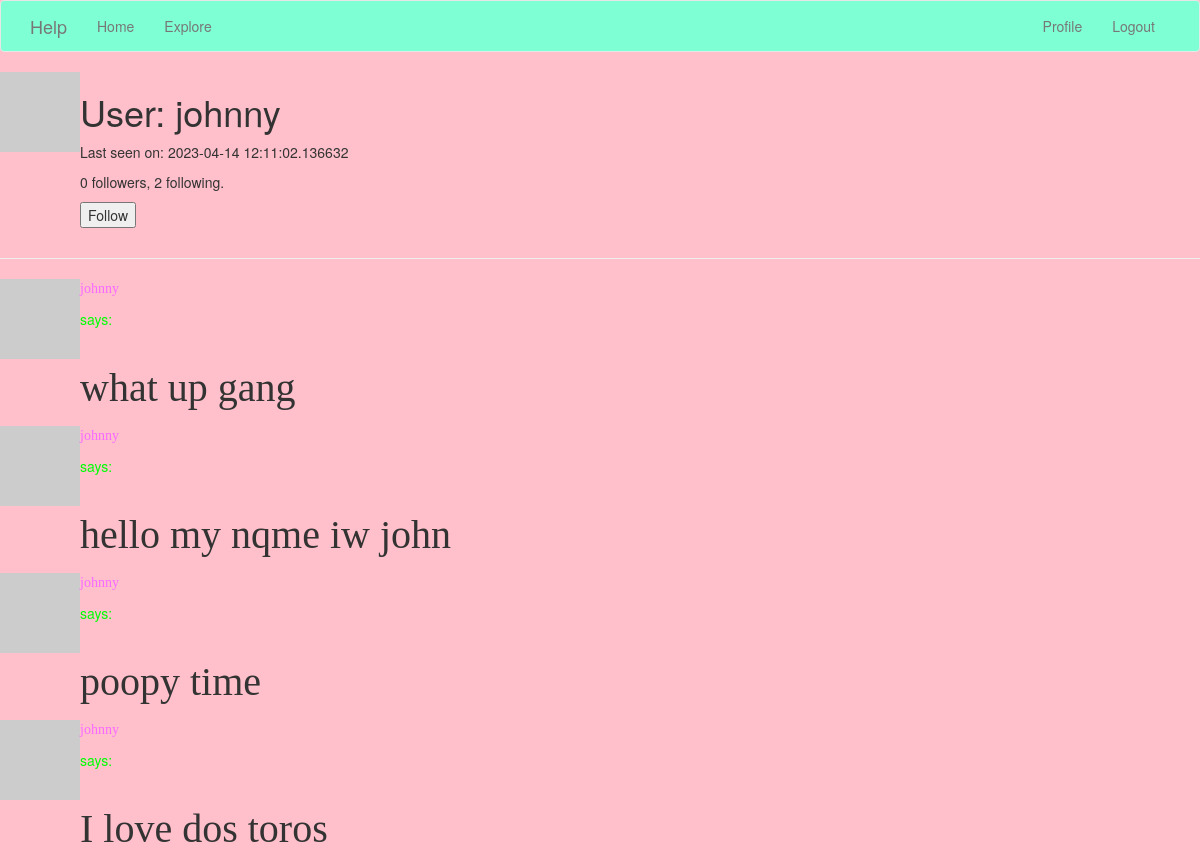
/user/johnny (signed in), run on the app's committed database.
### app/models.py (models this page shows, shortened)
class User(UserMixin, db.Model):
    id = db.Column(db.Integer, primary_key=True)
    username = db.Column(db.String(64), index=True, unique=True)
    email = db.Column(db.String(120), index=True, unique=True)
    password_hash = db.Column(db.String(128))
    posts = db.relationship('Post', backref='author', lazy='dynamic')
    about_me = db.Column(db.String(140))
    last_seen = db.Column(db.DateTime, default=datetime.utcnow)
    followed = db.relationship(
        'User', secondary=followers,
        primaryjoin=(followers.c.follower_id == id),
        secondaryjoin=(followers.c.followed_id == id),
        backref=db.backref('followers', lazy='dynamic'), lazy='dynamic')
    def avatar(self, size):
        digest = md5(self.email.lower().encode('utf-8')).hexdigest()
        return 'https://www.gravatar.com/avatar/{}?d=identicon&s={}'.format(
            digest, size)
    def is_following(self, user):
        return self.followed.filter(
            followers.c.followed_id == user.id).count() > 0

class Post(db.Model):
    id = db.Column(db.Integer, primary_key=True)
    body = db.Column(db.String(140))
    timestamp = db.Column(db.DateTime, index=True, default=datetime.utcnow)
    user_id = db.Column(db.Integer, db.ForeignKey('user.id'))

### app/routes.py (the view)
@app.route('/user/<username>')
@login_required
def user(username):
    user = User.query.filter_by(username=username).first_or_404()
    page = request.args.get('page', 1, type=int)
    posts = user.posts.order_by(Post.timestamp.desc()).paginate(
        page=page, per_page=app.config['POSTS_PER_PAGE'], error_out=False)
    next_url = url_for('user', username=user.username, page=posts.next_num) \
        if posts.has_next else None
    prev_url = url_for('user', username=user.username, page=posts.prev_num) \
        if posts.has_prev else None
    form = EmptyForm()
    return render_template('user.html', user=user, posts=posts.items,
                           next_url=next_url, prev_url=prev_url, form=form)

### app/forms.py
class EmptyForm(FlaskForm):
    submit = SubmitField('Submit')

### app/models.py (called while the page is built)
@login.user_loader
def load_user(id):
    return User.query.get(int(id))

### app/routes.py (called while the page is built)
@app.before_request
def before_request():
    if current_user.is_authenticated:
        current_user.last_seen = datetime.utcnow()
        db.session.commit()

### app/templates/user.html (shortened to what this page needs)
{% extends "base.html" %}
{% block content %}
    <table>
        <tr valign="top">
            <td><img src="{{ user.avatar(128) }}"></td>
            <td>
                <h1>User: {{ user.username }}</h1>
                {% if user.last_seen %}<p>Last seen on: {{ user.last_seen }}</p>{% endif %}
                <p>{{ user.followers.count() }} followers, {{ user.followed.count() }} following.</p>
                {% if user == current_user %}
                <p><a href="{{ url_for('edit_profile') }}">Edit your profile</a></p>
                {% elif not current_user.is_following(user) %}
                <p>
                    <form action="{{ url_for('follow', username=user.username) }}" method="post">
                        {{ form.submit(value='Follow') }}
                    </form>
                </p>
                {% endif %}
            </td>
        </tr>
    </table>
    <hr>
    {% for post in posts %}
        {% include '_post.html' %}
    {% endfor %}
{% endblock %}

### app/templates/_post.html
    <table>
        <tr valign="top">
            <td><img src="{{ post.author.avatar(36) }}"></td>
            <td>
                <a href="{{ url_for('user', username=post.author.username) }}">
                    <p style="font-family: Impact; color: #FA69FF" >{{ post.author.username }} </p>
                </a>
              <body style="background-color:pink;">
              <p style="color: #00FF04">  says:</p><br><p style="font-family: Brush Script MT; font-size: 40px"> {{ post.body }} </p>
              </body>
            </td>
        </tr>
    </table>

### data on the page
User: username "johnny", last_seen "2023-04-14 12:11:02.136632"
Post: author.username "johnny", body "what up gang"
Post: author.username "johnny", body "hello my nqme iw john"
Post: author.username "johnny", body "poopy time"
Post: author.username "johnny", body "I love dos toros"

### other printed values
{{ user.followers.count() }} "0"
{{ user.followed.count() }} "2"
